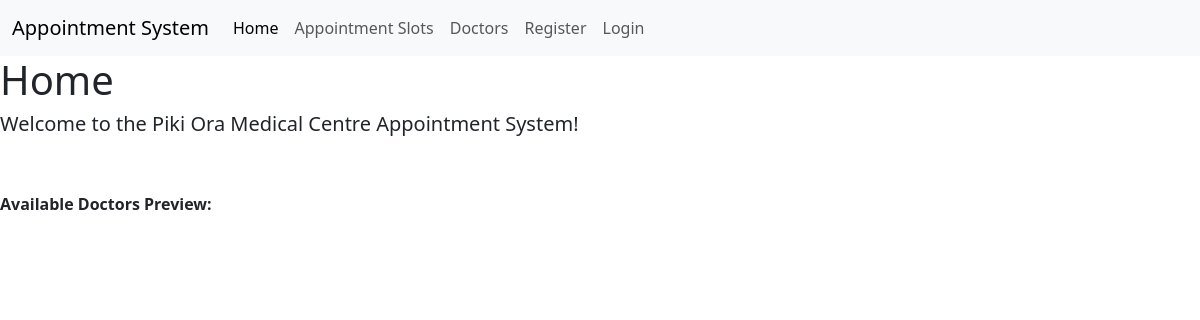
Before: / with the older database file.
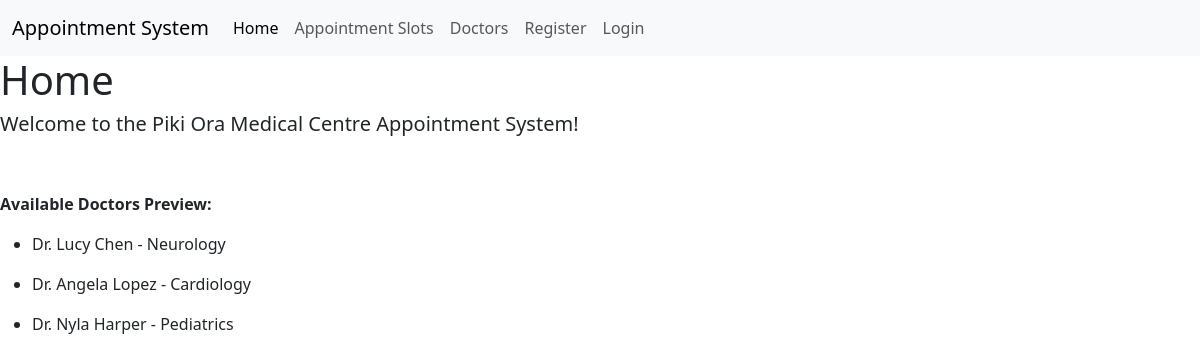
After: the same page with the newer database file.
### appointments/models.py (models this page shows, shortened)
class Doctor(models.Model):
    name = models.CharField(max_length=100)
    speciality = models.CharField(max_length=100)

### appointments/views.py (the view)
# urls.py: path('', index, name='index'),
def index(request):
    if request.user.is_authenticated and request.user.is_staff:
        return redirect('admin_dashboard')
    else:
        doctors = Doctor.objects.all()
        return render(request, 'appointments/index.html', {'doctors': doctors})

### templates/appointments/index.html (shortened to what this page needs)
{% extends 'base.html' %}
{% block content %}
    <h1>Home</h1>
    <h5>Welcome to the Piki Ora Medical Centre Appointment System!</h5>
    <br><br>
    <p><strong>Available Doctors Preview:</strong></p>
    {% for doctor in doctors %}
        <ul>
            <li>{{ doctor.name }} - {{ doctor.speciality }}</li>
        </ul>
    {% endfor %}
{% endblock %}

Changed rows visible on the page:
added Doctor: name "Dr. Lucy Chen", speciality "Neurology"
added Doctor: name "Dr. Angela Lopez", speciality "Cardiology"
added Doctor: name "Dr. Nyla Harper", speciality "Pediatrics"
